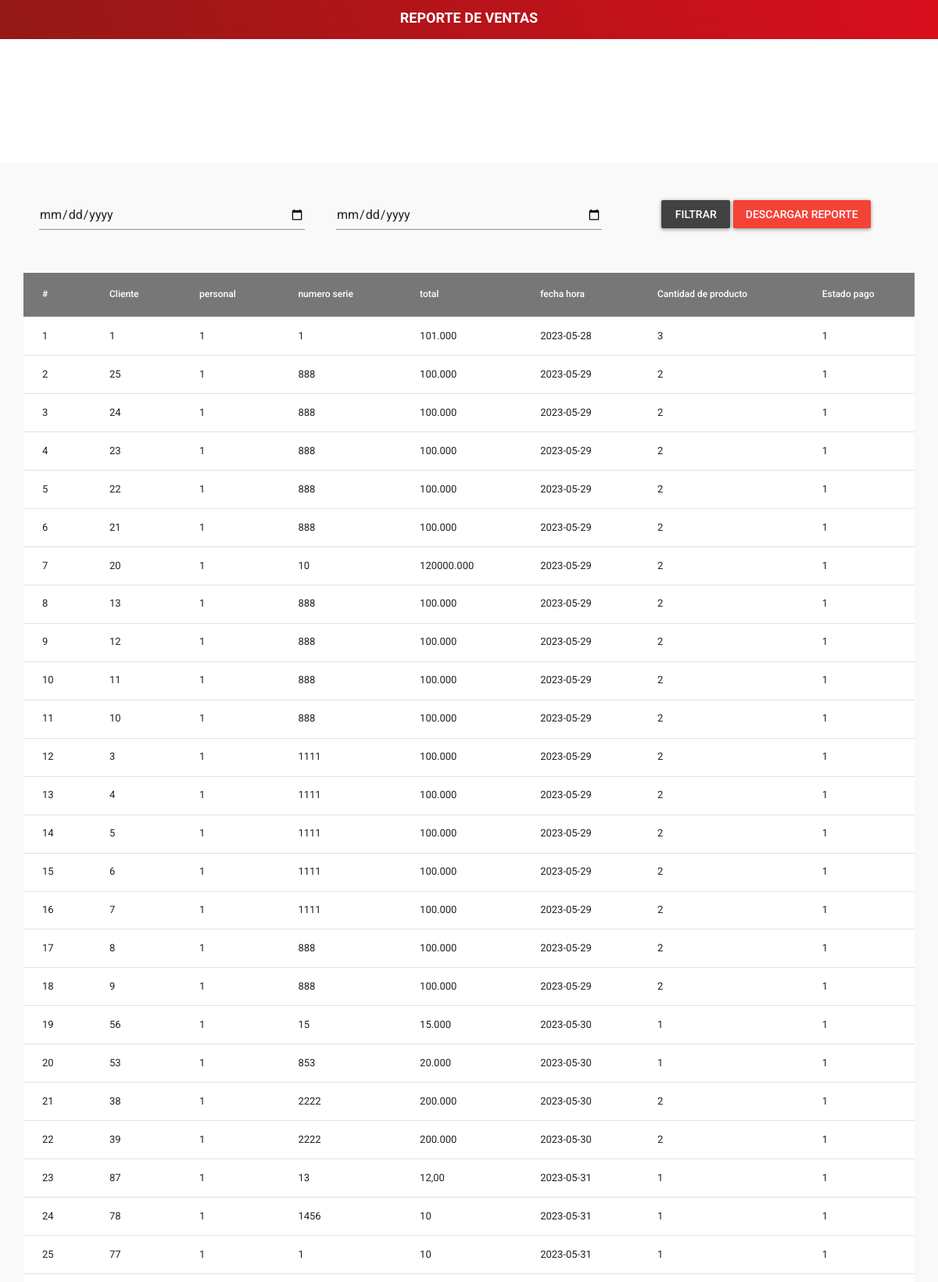
Page /pagina_web_final2/reporte_venta.php (upper part) on the committed database.
### tables this page shows
CREATE TABLE `venta` (
  `id` int(11) NOT NULL,
  `id_cliente` int(11) NOT NULL,
  `id_personal` int(11) NOT NULL,
  `numero_serie` varchar(255) NOT NULL,
  `total` varchar(255) NOT NULL,
  `fecha` date NOT NULL,
  `cantidad_producto` varchar(11) NOT NULL,
  `estado_pago` int(11) NOT NULL
);

### pagina_web_final2/reporte_venta.php (the view, shortened to what this page needs)
<!DOCTYPE html>
<html lang="en">
<head>
    <link rel="stylesheet" href="https://cdn.jsdelivr.net/npm/bootstrap-icons@1.8.3/font/bootstrap-icons.css">
    <link href="assets/css/material.min.css" rel="stylesheet">
    <link rel="stylesheet" href="assets/css/home.css">
    <link rel="stylesheet" href="./assets/css/loader.css">
</head>
    <body>
        <header>
          <div class="contenedor_header">
              <ul class="flex-container">
                <li class="flex-item"></li>
                <li class="flex-item">
                  <p>
                    <strong>
                    REPORTE DE VENTAS
                    </strong>
                  </p>
                </li>
                <li class="flex-item"></li>
              </ul>
          </div>
        </header>
        <div class="container">
          <div class="row">
            <div class="col-md-12 text-center" style="padding:100px 0px;">
            </div>
          </div>
        </div>
      <section>
          <div class="container">
            <div class="row">
              <div class="col-md-12 text-center mt-5">
                <form action="DescargarReporte_x_fecha.php" method="post" accept-charset="utf-8">
                  <div class="row">
                    <div class="col">
                      <input type="date" name="fecha_ingreso" class="form-control"  placeholder="Fecha de Inicio" required>
                    </div>
                    <div class="col">
                      <input type="date" name="fechaFin" class="form-control" placeholder="Fecha Final" required>
                    </div>
                    <div class="col">
                      <span class="btn btn-dark mb-2" id="filtro">Filtrar</span>
                      <button type="submit" class="btn btn-danger mb-2">Descargar Reporte</button>
                    </div>
                  </div>
                </form>
              </div>
              <div class="col-md-12 text-center mt-5">
              </div>
            <div class="table-responsive resultadoFiltro">
              <table class="table table-hover" id="tableEmpleados">
                <thead>
                  <tr>
                  <th scope="col">#</th>
            <th scope="col">Cliente</th>
            <th scope="col">personal</th>
            <th scope="col">numero serie</th>
            <th scope="col">total</th>
            <th scope="col">fecha hora</th>
            <th scope="col">Cantidad de producto</th>
            <th scope="col">Estado pago</th>
                  </tr>
                </thead>
              <?php
              include('conexion.php');
              $sqlFiltros = ('SELECT * FROM venta ORDER BY fecha ASC');
              $query = mysqli_query($con, $sqlFiltros);
              $i =1;
                while ($dataRow = mysqli_fetch_array($query)) { ?>
                <tbody>
                  <tr>
                    <td><?php echo $i++; ?></td>
                    <td><?php echo $dataRow['id_cliente'] ; ?></td>
                    <td><?php echo $dataRow['id_personal'] ; ?></td>
                    <td><?php echo $dataRow['numero_serie'] ; ?></td>
                    <td><?php echo $dataRow['total'] ; ?></td>
                    <td><?php echo $dataRow['fecha'] ; ?></td>
                    <td><?php echo $dataRow['cantidad_producto'] ; ?></td>
                    <td><?php echo $dataRow['estado_pago'] ; ?></td>
                </tr>
                </tbody>
              <?php } ?>
              </table>
            </div>
            </div>
          </div>
      </section>
</body>
</html>

### pagina_web_final2/assets/css/home.css (style rules this page uses)
html { height: 100%; box-sizing: border-box; }
*, *:before, *:after { box-sizing: inherit; }
header { width: 100%; height: 50px; background: linear-gradient(70deg, #941917, #D90E1D); color: #fff; position: fixed; top: 0; left: 0; z-index: 100; }
.contenedor_header { width: 100%; margin: auto; }
header .contenedor_header { display: table; }
section { width: 100%; background-color: #f9f9f9; }
.flex-container { display: flex; flex-flow: row wrap; justify-content: space-between; padding: 0; margin: 0; list-style: none; }
.flex-container .flex-item { padding: 5px; width: auto; height: 50px; line-height: 200%; font-size: 18px; text-align: center; }
table thead { background-color: #777 !important; color: #fff !important; }

### rows in the picture
venta: id_cliente "1", id_personal "1", numero_serie "1", total "101.000", fecha "2023-05-28", cantidad_producto "3", estado_pago "1"
venta: id_cliente "25", id_personal "1", numero_serie "888", total "100.000", fecha "2023-05-29", cantidad_producto "2", estado_pago "1"
venta: id_cliente "24", id_personal "1", numero_serie "888", total "100.000", fecha "2023-05-29", cantidad_producto "2", estado_pago "1"
venta: id_cliente "23", id_personal "1", numero_serie "888", total "100.000", fecha "2023-05-29", cantidad_producto "2", estado_pago "1"
venta: id_cliente "22", id_personal "1", numero_serie "888", total "100.000", fecha "2023-05-29", cantidad_producto "2", estado_pago "1"
venta: id_cliente "21", id_personal "1", numero_serie "888", total "100.000", fecha "2023-05-29", cantidad_producto "2", estado_pago "1"
venta: id_cliente "20", id_personal "1", numero_serie "10", total "120000.000", fecha "2023-05-29", cantidad_producto "2", estado_pago "1"
venta: id_cliente "13", id_personal "1", numero_serie "888", total "100.000", fecha "2023-05-29", cantidad_producto "2", estado_pago "1"
venta: id_cliente "12", id_personal "1", numero_serie "888", total "100.000", fecha "2023-05-29", cantidad_producto "2", estado_pago "1"
venta: id_cliente "11", id_personal "1", numero_serie "888", total "100.000", fecha "2023-05-29", cantidad_producto "2", estado_pago "1"
venta: id_cliente "10", id_personal "1", numero_serie "888", total "100.000", fecha "2023-05-29", cantidad_producto "2", estado_pago "1"
venta: id_cliente "3", id_personal "1", numero_serie "1111", total "100.000", fecha "2023-05-29", cantidad_producto "2", estado_pago "1"
venta: id_cliente "4", id_personal "1", numero_serie "1111", total "100.000", fecha "2023-05-29", cantidad_producto "2", estado_pago "1"
venta: id_cliente "5", id_personal "1", numero_serie "1111", total "100.000", fecha "2023-05-29", cantidad_producto "2", estado_pago "1"
venta: id_cliente "6", id_personal "1", numero_serie "1111", total "100.000", fecha "2023-05-29", cantidad_producto "2", estado_pago "1"
venta: id_cliente "7", id_personal "1", numero_serie "1111", total "100.000", fecha "2023-05-29", cantidad_producto "2", estado_pago "1"
venta: id_cliente "8", id_personal "1", numero_serie "888", total "100.000", fecha "2023-05-29", cantidad_producto "2", estado_pago "1"
venta: id_cliente "9", id_personal "1", numero_serie "888", total "100.000", fecha "2023-05-29", cantidad_producto "2", estado_pago "1"
venta: id_cliente "56", id_personal "1", numero_serie "15", total "15.000", fecha "2023-05-30", cantidad_producto "1", estado_pago "1"
venta: id_cliente "53", id_personal "1", numero_serie "853", total "20.000", fecha "2023-05-30", cantidad_producto "1", estado_pago "1"
venta: id_cliente "38", id_personal "1", numero_serie "2222", total "200.000", fecha "2023-05-30", cantidad_producto "2", estado_pago "1"
venta: id_cliente "39", id_personal "1", numero_serie "2222", total "200.000", fecha "2023-05-30", cantidad_producto "2", estado_pago "1"
venta: id_cliente "87", id_personal "1", numero_serie "13", total "12,00", fecha "2023-05-31", cantidad_producto "1", estado_pago "1"
venta: id_cliente "78", id_personal "1", numero_serie "1456", total "10", fecha "2023-05-31", cantidad_producto "1", estado_pago "1"
venta: id_cliente "77", id_personal "1", numero_serie "1", total "10", fecha "2023-05-31", cantidad_producto "1", estado_pago "1"
